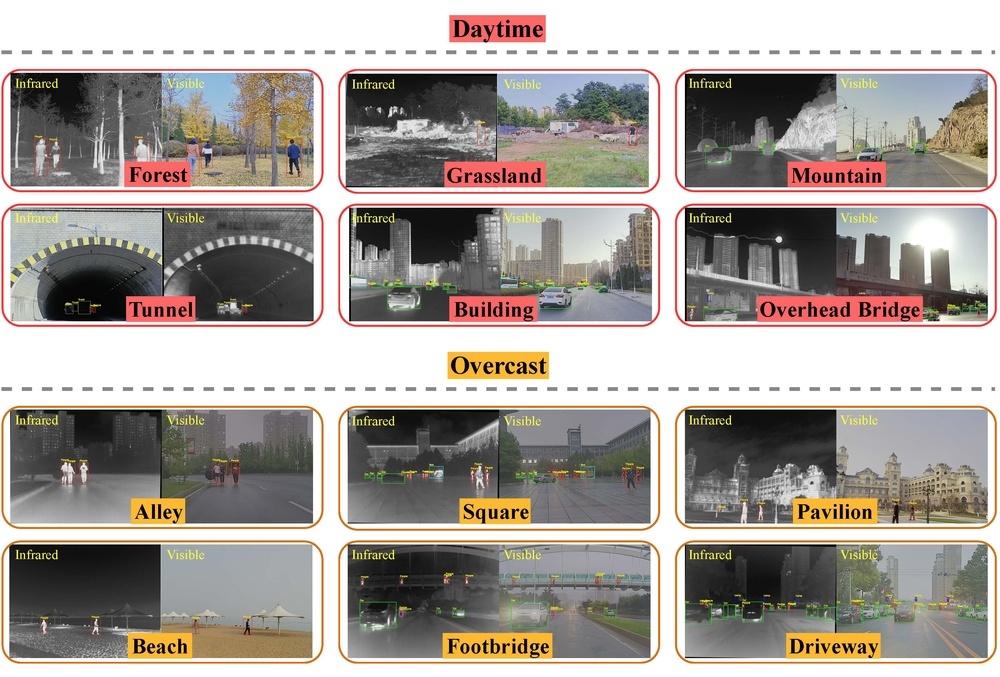
#> input picture assets/Dataset.jpg, 1000 x 677 px, shrunk from 3434 x 2324 before the run
$ python convert_to_png.py --src ../assets
#> lines starting #> are read from the running program, lines starting #| are printed output that depends on the picture
import argparse
import logging
from pathlib import Path

import cv2
from tqdm import tqdm


def convert_to_png(src: str | Path, color: bool):
#> called with src = '../assets', color = False
    img_list = [x for x in Path(src).rglob('*') if x.suffix in ['.bmp', '.jpg', '.tiff']]
    process = tqdm(sorted(img_list))
    for o_path in process:
        n_path = o_path.with_suffix('.png')
        process.set_description(f'convert {o_path.name} to {n_path.name}')
        img = cv2.imread(str(o_path), cv2.IMREAD_COLOR if color else cv2.IMREAD_GRAYSCALE)
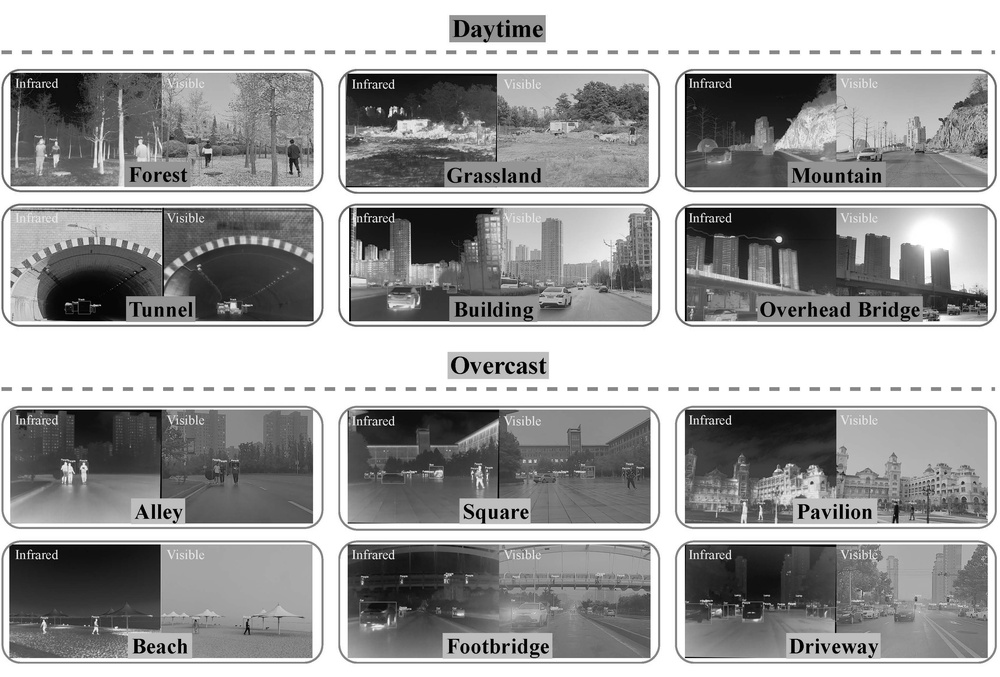
#> img: shape (677, 1000); min 0, max 255, mean 160.3
        cv2.imwrite(str(n_path), img)
        o_path.unlink()
#> pass 2 of the loop in convert_to_png, `for o_path in process:`:
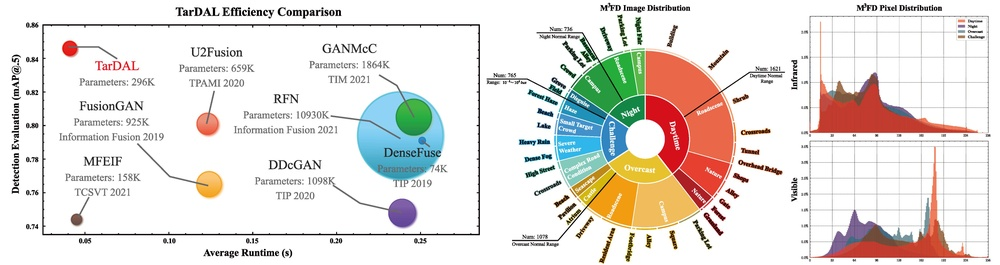
#> input picture assets/abstract.jpg, 1000 x 265 px, shrunk from 5467 x 1450 before the run
#> in convert_to_png, `img = cv2.imread(str(o_path), cv2.IMREAD_COLOR if color else cv2.IMREA..`:
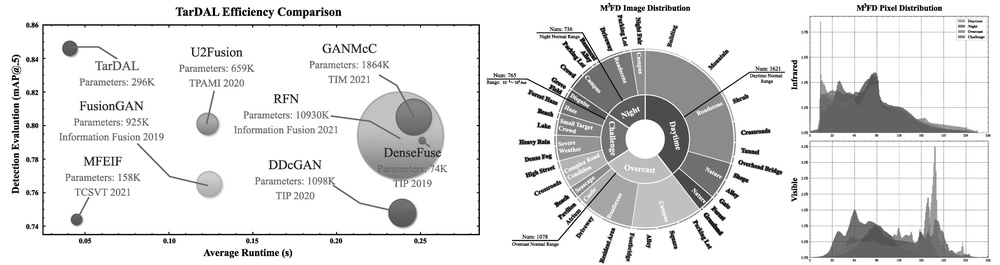
#> img: shape (265, 1000); min 0, max 255, mean 226.1


if __name__ == '__main__':
    logging.basicConfig(level='DEBUG')
    parser = argparse.ArgumentParser('convert to png')
    parser.add_argument('--src', help='folder need to be converted')
    parser.add_argument('--color', action='store_true', help='use color mode (recommend on for vis, off for ir)')
    config = parser.parse_args()
    convert_to_png(**vars(config))
